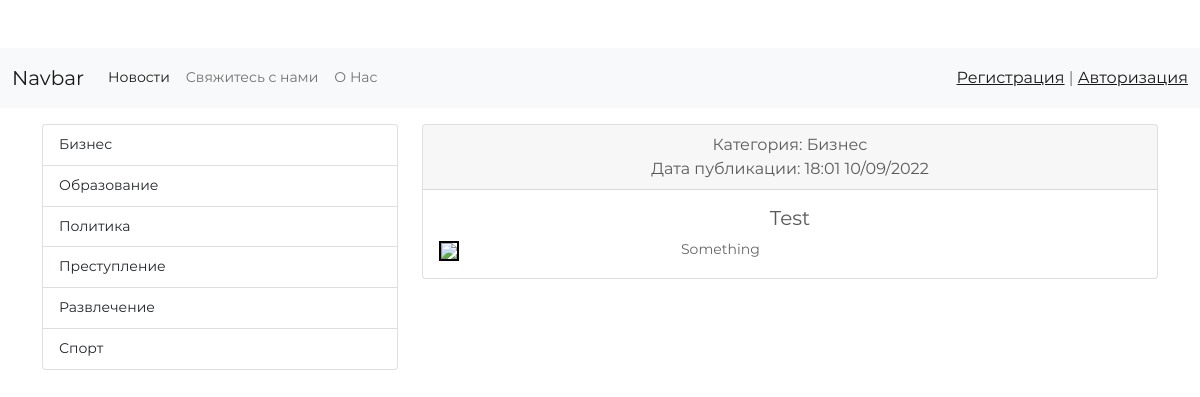
/article/14/, run on the app's committed database.
### newsapp/models.py (models this page shows, shortened)
class Category(models.Model):
    title_category = models.CharField(max_length = 250, db_index = True,
                                      verbose_name = 'Имя категории')
    class Meta:
        verbose_name = 'Категория'
        verbose_name_plural = 'Категории'
        ordering = ['title_category']

class News(models.Model):
    title = models.CharField(max_length=250, verbose_name = 'Заголовок новости')
    content = models.TextField(blank=True, verbose_name = 'Содержание новости')
    created_at = models.DateTimeField(auto_now_add=True, verbose_name = 'Время создания')
    updated_at = models.DateTimeField(auto_now=True, verbose_name = 'Время редактирования')
    photo = models.ImageField(upload_to='photos/%Y/%m/%d', null = True, blank = True, verbose_name = 'Фото')
    is_published = models.BooleanField(default=True, verbose_name = 'Опубликовано')
    category = models.ForeignKey('Category', on_delete = models.PROTECT,
                                 null = True, verbose_name = 'Категория')
    class Meta:
        verbose_name = 'Новость'
        verbose_name_plural = 'Новости'
        ordering = ['-created_at']

### newsapp/views.py (the view)
# urls.py: path('article/<int:news_id>/',DetailNews.as_view(), name='show_news'),
class DetailNews(DetailView):
    model = News
    pk_url_kwarg = 'news_id'
    template_name = 'newsapp/article.html'
    context_object_name = 'article'

### newsapp/templatetags/news_tags.py (called while the page is built)
@register.simple_tag()
def get_categories(name='get_list_categories'):
    return Category.objects.all()

@register.inclusion_tag('newsapp/list_categories.html')
def show_categories():
    categories = Category.objects.all()
    return {"categories": categories}

### newsapp/templates/newsapp/article.html
{% extends 'main.html' %}
{% block sidebar %}
<div class="col-md-4">
             {% include 'sidebar.html' %}
</div>
{% endblock %}
{% block content %}
    <div class="col-md-8">
            <div class="card mb-3">
                  <div class="card-header text-center">
                    Категория: {{ article.category.title_category }}
                      <br>Дата публикации: {{ article.created_at | date:"H:i d/m/Y" }}
                  </div>
                  <div class="card-body">
                    <h5 class="card-title text-center">{{ article.title }}</h5>
                      <div class="row">
                          <div class="col-md-4">
                              {% if article.photo %}
                                <img src="{{ article.photo.url }}" style="border: 2px solid black;" width="220" height="200">
                              {% else %}
                                <img src="https://i.warosu.org/data/lit/thumb/0177/96/1615909903898s.jpg" style="border: 2px solid black;">
                              {% endif %}
                          </div>
                          {% autoescape off %}
                          <div class="col-md-8">
                                 <p class="card-text">{{ article.content |linebreaks }}</p>
                          </div>
                          {% endautoescape %}
                      </div>
                </div>
              </div>
    </div>
{% endblock %}

### newsapp/templates/newsapp/list_categories.html
{% load news_tags %}
<div class="list-group">
            {% for item in categories %}
                <a href="{% url 'category' item.pk %}" class="list-group-item list-group-item-action">{{ item.title_category }}</a>
            {% endfor %}
 </div>

### websitenews/static/css/carousel.css (style rules this page uses)
body { padding-top: 3rem; padding-bottom: 3rem; color: #5a5a5a; }

### websitenews/static/css/main.css (style rules this page uses)
* { margin: 0px; padding: 0px; box-sizing: border-box; }
body, html { height: 100%; font-family: Montserrat-Regular, sans-serif; }
a { font-family: Montserrat-Regular; font-size: 14px; line-height: 1.7; color: #666666; margin: 0px; transition: all 0.4s; -webkit-transition: all 0.4s; -o-transition: all 0.4s; -moz-transition: all 0.4s; }
h1,h2,h3,h4,h5,h6 { margin: 0px; }
p { font-family: Montserrat-Regular; font-size: 14px; line-height: 1.7; color: #666666; margin: 0px; }

### data on the page
Category: title_category "Бизнес"
Category: title_category "Образование"
Category: title_category "Политика"
Category: title_category "Преступление"
Category: title_category "Развлечение"
Category: title_category "Спорт"
News: category.title_category "Бизнес", created_at "18:01 10/09/2022", title "Test", content "Something"
